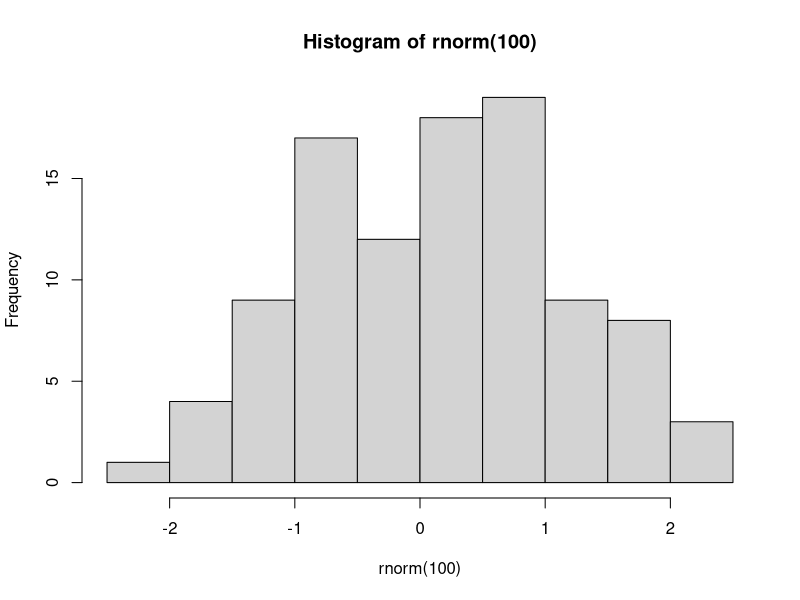

The R script that drew this image:
## ---- chunk 1

hist(rnorm(100))

